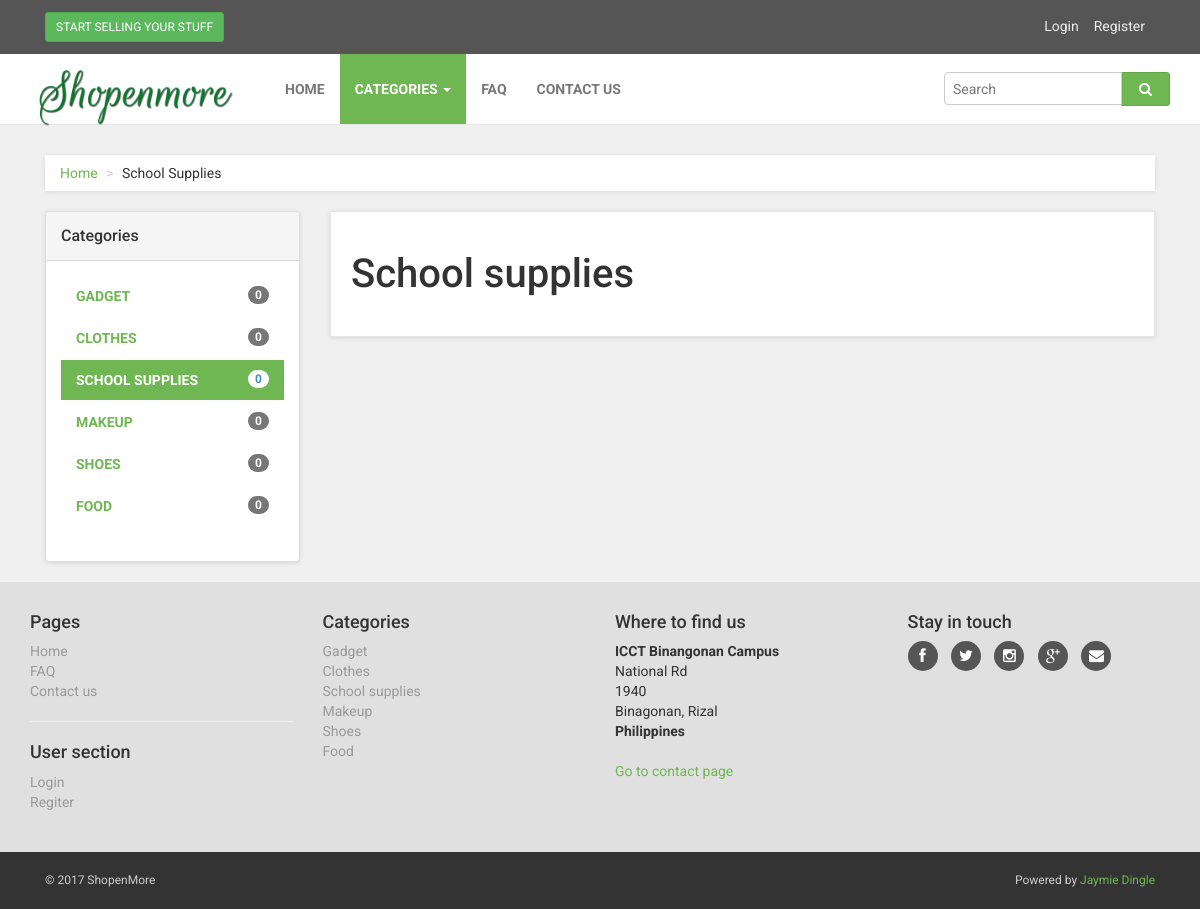
Screenshot of /category.php?id=3 with the database file from the repository.
### tables this page shows
CREATE TABLE `tb_item_category` (
  `id` int(11) NOT NULL,
  `name` varchar(100) NOT NULL,
  `theme` text NOT NULL,
  `image_url` text NOT NULL,
  `is_active` tinyint(1) NOT NULL DEFAULT '1'
);

CREATE TABLE `tb_site_info` (
  `id` int(11) NOT NULL,
  `title` varchar(50) NOT NULL,
  `tagline` text NOT NULL
);

### libs/meekrodb.2.3.class.php (called while the page is built, shortened)
<?php
class DB {
  protected static $mdb = null;
  public static function getMDB() {
    $mdb = DB::$mdb;
    if ($mdb === null) {
      $mdb = DB::$mdb = new MeekroDB();
    }
    $db_class_vars = get_class_vars('DB');
    return $mdb;
  }
  public static function query() { $args = func_get_args(); return call_user_func_array(array(DB::getMDB(), 'query'), $args); }
  public static function queryFirstRow() { $args = func_get_args(); return call_user_func_array(array(DB::getMDB(), 'queryFirstRow'), $args); }
  public static function count() { $args = func_get_args(); return call_user_func_array(array(DB::getMDB(), 'count'), $args); }
}
class MeekroDB {
  public $dbName = '';
  public $user = '';
  public $password = '';
  public $host = 'localhost';
  public $port = null;
  public $encoding = 'latin1';
  public $param_char = '%';
  public $named_param_seperator = '_';
  public $connect_options = array(MYSQLI_OPT_CONNECT_TIMEOUT => 30);
  public $internal_mysql = null;
  public $num_rows = 0;
  public function __construct($host=null, $user=null, $password=null, $dbName=null, $port=null, $encoding=null) {
    if ($host === null) $host = DB::$host;
    if ($user === null) $user = DB::$user;
    if ($password === null) $password = DB::$password;
    if ($dbName === null) $dbName = DB::$dbName;
    if ($port === null) $port = DB::$port;
    if ($encoding === null) $encoding = DB::$encoding;
    $this->host = $host;
    $this->user = $user;
    $this->password = $password;
    $this->dbName = $dbName;
    $this->port = $port;
    $this->encoding = $encoding;
  }
  public function get() {
    $mysql = $this->internal_mysql;
    if (!($mysql instanceof MySQLi)) {
      if (! $this->port) $this->port = ini_get('mysqli.default_port');
      $mysql = new mysqli();
      foreach ($this->connect_options as $key => $value) {
        $mysql->options($key, $value);
      }
      $mysql->set_charset($this->encoding);
      $this->internal_mysql = $mysql;
    }
    return $mysql;
  }
  public function count() { $args = func_get_args(); return call_user_func_array(array($this, 'numRows'), $args); }
  public function numRows() { return $this->num_rows; }
  protected function preparseQueryParams() {
    $args = func_get_args();
    $sql = trim(strval(array_shift($args)));
    $args_all = $args;
    if (count($args_all) == 0) return array($sql);
    $param_char_length = strlen($this->param_char);
    $named_seperator_length = strlen($this->named_param_seperator);
    $types = array(
      $this->param_char . 'll',
      $this->param_char . 'ls',
      $this->param_char . 'l',
      $this->param_char . 'li',
      $this->param_char . 'ld',
      $this->param_char . 'lb',
      $this->param_char . 'lt',
      $this->param_char . 's',
      $this->param_char . 'i',
      $this->param_char . 'd',
      $this->param_char . 'b',
      $this->param_char . 't',
      $this->param_char . '?',
      $this->param_char . 'ss'
    );
    $posList = array();
    foreach ($types as $type) {
      $lastPos = 0;
      while (($pos = strpos($sql, $type, $lastPos)) !== false) {
        $lastPos = $pos + 1;
        $posList[$pos] = $type;
      }
    }
    ksort($posList);
    $chunkyQuery = array();
    $pos_adj = 0;
    foreach ($posList as $pos => $type) {
      $type = substr($type, $param_char_length);
      $length_type = strlen($type) + $param_char_length;
      $new_pos = $pos + $pos_adj;
      $new_pos_back = $new_pos + $length_type;
      $arg_number_length = 0;
      if ($arg_number_length = strspn($sql, '0123456789', $new_pos_back)) {
        $arg_number = substr($sql, $new_pos_back, $arg_number_length);
        if (! array_key_exists($arg_number, $args_all)) $this->nonSQLError("Non existent argument reference (arg $arg_number): $sql");
        $arg = $args_all[$arg_number];
      } else {
        $arg = array_shift($args);
      }
      if ($new_pos > 0) $chunkyQuery[] = substr($sql, 0, $new_pos);
      if (is_object($arg) && ($arg instanceof WhereClause)) {
        list($clause_sql, $clause_args) = $arg->textAndArgs();
        array_unshift($clause_args, $clause_sql);
        $preparsed_sql = call_user_func_array(array($this, 'preparseQueryParams'), $clause_args);
        $chunkyQuery = array_merge($chunkyQuery, $preparsed_sql);
      } else {
        $chunkyQuery[] = array('type' => $type, 'value' => $arg);
      }
      $sql = substr($sql, $new_pos_back + $arg_number_length);
      $pos_adj -= $new_pos_back + $arg_number_length;
    }
    return $chunkyQuery;
  }
  protected function escape($str) { return "'" . $this->get()->real_escape_string(strval($str)) . "'"; }
  protected function parseQueryParams() {
    $args = func_get_args();
    $chunkyQuery = call_user_func_array(array($this, 'preparseQueryParams'), $args);
    $query = '';
    $array_types = array('ls', 'li', 'ld', 'lb', 'll', 'lt');
    foreach ($chunkyQuery as $chunk) {
      if (is_string($chunk)) {
        $query .= $chunk;
        continue;
      }
      $type = $chunk['type'];
      $arg = $chunk['value'];
      $result = '';
      if ($type != '?') {
        $is_array_type = in_array($type, $array_types, true);
      }
      if ($type == 's') $result = $this->escape($arg);
      $query .= $result;
    }
    return $query;
  }
  protected function prependCall($function, $args, $prepend) { array_unshift($args, $prepend); return call_user_func_array($function, $args); }
  public function query() { $args = func_get_args(); return $this->prependCall(array($this, 'queryHelper'), $args, 'assoc'); }
  protected function queryHelper() {
    $args = func_get_args();
    $type = array_shift($args);
    $db = $this->get();
    $is_buffered = true;
    $row_type = 'assoc';
    $full_names = false;
    $sql = call_user_func_array(array($this, 'parseQueryParams'), $args);
    $result = $db->query($sql, $is_buffered ? MYSQLI_STORE_RESULT : MYSQLI_USE_RESULT);
    if ($is_buffered && ($result instanceof MySQLi_Result)) $this->num_rows = $result->num_rows;
    else $this->num_rows = null;
    $return = array();
    while ($row = ($row_type == 'assoc' ? $result->fetch_assoc() : $result->fetch_row())) {
      $return[] = $row;
    }
    return $return;
  }
  public function queryFirstRow() {
    $args = func_get_args();
    $result = call_user_func_array(array($this, 'query'), $args);
    return reset($result);
  }
}
?>

### category.php (the view, shortened to what this page needs)
<?php include('includes/header.php'); ?>
<?php include('includes/top-bar.php'); ?>
<?php include('includes/nav-bar.php'); ?>
<?php
 $get_category_id = isset($_GET['id']) ?  $_GET['id'] : 'No Category set';
$category = DB::queryFirstRow("SELECT * FROM tb_item_category WHERE id=%s", $get_category_id);
?>
    <div id="all">
        <div id="content">
            <div class="container">
                <div class="col-md-12">
                    <ul class="breadcrumb">
                        <li><a href="index.php">Home</a>
                        </li>
                        <li><?php echo ucwords($category['name']); ?></li>
                    </ul>
                </div>
                <?php include('includes/sidemenu.php'); ?>
                <div class="col-md-9">
                    <div class="box">
                        <h1><?php echo $category['name']; ?></h1>
                    </div>
                </div>
            </div>
        </div>
 <?php include('includes/footer.php'); ?>

### includes/sidemenu.php (shortened to what this page needs)
 <div class="col-md-3">
    <div class="panel panel-default sidebar-menu">
        <div class="panel-heading">
            <h3 class="panel-title">Categories</h3>
        </div>
        <div class="panel-body">
            <ul class="nav nav-pills nav-stacked category-menu">
                 <?php foreach($item_categories as $key=>$cat){ ?>
                 <?php
                    $counter = DB::count();
                 ?>
                <li class="category_<?php echo $cat['id']; ?>">
                    <a href="category.php?id=<?php echo $cat['id']; ?>"> <span class="badge pull-right"><?php echo $counter; ?></span> <?php echo $cat['name']; ?> </a>
                </li>
                <?php } ?>
            </ul>
        </div>
    </div>
</div>

### includes/footer.php (shortened to what this page needs)
        <div id="footer" data-animate="fadeInUp">
            <div class="container">
                <div class="row">
                    <div class="col-md-3 col-sm-6">
                        <h4>Pages</h4>
                        <ul>
                            <li><a href="text.html">Home</a>
                            </li>
                            <li><a href="faq.php">FAQ</a>
                            </li>
                            <li><a href="contact.php">Contact us</a>
                            </li>
                        </ul>
                        <hr>
                        <h4>User section</h4>
                        <ul>
                            <li><a href="#" data-toggle="modal" data-target="#login-modal">Login</a>
                            </li>
                            <li><a href="register.php">Regiter</a>
                            </li>
                        </ul>
                    </div>
                    <div class="col-md-3 col-sm-6">
                        <h4>Categories</h4>
                        <ul>
                            <?php foreach($item_categories as $key=>$category){ ?>
                            <li><a href="category.php?id=<?php echo $category['id']; ?>"><?php echo $category['name']; ?></a>
                            </li>
                            <?php } ?>
                        </ul>
                    </div>
                    <div class="col-md-3 col-sm-6">
                        <h4>Where to find us</h4>
                        <p><strong>ICCT Binangonan Campus</strong>
                            <br>National Rd
                            <br>1940
                            <br>Binagonan, Rizal
                            <br>
                            <strong>Philippines</strong>
                        </p>
                        <a href="contact.php">Go to contact page</a>
                    </div>
                    <div class="col-md-3 col-sm-6">
                        <h4>Stay in touch</h4>
                        <p class="social">
                            <a href="https://www.facebook.com/SenMofficial/" class="facebook external" data-animate-hover="shake"><i class="fa fa-facebook"></i></a>
                            <a href="#" class="twitter external" data-animate-hover="shake"><i class="fa fa-twitter"></i></a>
                            <a href="#" class="instagram external" data-animate-hover="shake"><i class="fa fa-instagram"></i></a>
                            <a href="#" class="gplus external" data-animate-hover="shake"><i class="fa fa-google-plus"></i></a>
                            <a href="#" class="email external" data-animate-hover="shake"><i class="fa fa-envelope"></i></a>
                        </p>
                    </div>
                </div>
            </div>
        </div>
        <div id="copyright">
            <div class="container">
                <div class="col-md-6">
                    <p class="pull-left">© <?php echo date('Y'); ?> <?php echo $site_data['title']; ?></p>
                </div>
                <div class="col-md-6">
                    <p class="pull-right">Powered by <a href="https://www.linkedin.com/in/jaymie-dingle-946aa3111/" target="_blank">Jaymie Dingle</a>
                    </p>
                </div>
            </div>
        </div>
    </div>
</body>
</html>

### css/style.green.css (style rules this page uses)
a, button { -webkit-transition: all 0.2s ease-out; -moz-transition: all 0.2s ease-out; transition: all 0.2s ease-out; }
a i.fa, button i.fa { margin: 0 5px; }
h1 { font-weight: 700; font-size: 40px; }
.breadcrumb { -webkit-box-shadow: 0 1px 5px rgba(0, 0, 0, 0.1); box-shadow: 0 1px 5px rgba(0, 0, 0, 0.1); }
.box { background: #fff; margin: 0 0 30px; border: solid 1px #e6e6e6; -webkit-box-sizing: border-box; -moz-box-sizing: border-box; box-sizing: border-box; padding: 20px; -webkit-box-shadow: 0 1px 5px rgba(0, 0, 0, 0.1); box-shadow: 0 1px 5px rgba(0, 0, 0, 0.1); }
#content .panel.sidebar-menu { -webkit-box-sizing: border-box; -moz-box-sizing: border-box; box-sizing: border-box; -webkit-box-shadow: 0 1px 5px rgba(0, 0, 0, 0.1); box-shadow: 0 1px 5px rgba(0, 0, 0, 0.1); }
#content .panel.sidebar-menu h3 { padding: 5px 0; margin: 0; }
#content .panel.sidebar-menu ul.nav.category-menu { margin-bottom: 20px; }
#content .panel.sidebar-menu ul.nav.category-menu li a { text-transform: uppercase; font-weight: bold; }
#footer { background: #e0e0e0; padding: 20px 0; }
#footer ul { padding-left: 0; list-style: none; }
#footer ul a { color: #999999; }
#footer .social { text-align: left; }
#footer .social a { margin: 0 10px 0 0; color: #fff; display: inline-block; width: 30px; height: 30px; border-radius: 15px; line-height: 26px; font-size: 15px; text-align: center; -webkit-transition: all 0.2s ease-out; -moz-transition: all 0.2s ease-out; transition: all 0.2s ease-out; vertical-align: bottom; background-color: #555555; }
#footer .social a i { vertical-align: bottom; line-height: 30px; }
#copyright { background: #333; color: #ccc; padding: 20px 0; font-size: 12px; }
#copyright p { margin: 0; }
.nav { margin-bottom: 0; padding-left: 0; list-style: none; }
.nav > li > a { padding: 10px 15px; }
.nav-pills > li > a { border-radius: 0; }
.nav-pills > li.active > a, .nav-pills > li.active > a:hover, .nav-pills > li.active > a:focus { color: #ffffff; background-color: #6eb752; }
body { font-family: "Roboto", Helvetica, Arial, sans-serif; font-size: 14px; line-height: 1.42857143; color: #333333; background-color: #f0f0f0; }
a { color: #6eb752; text-decoration: none; }
hr { margin-top: 20px; margin-bottom: 20px; border: 0; border-top: 1px solid #eeeeee; }
.breadcrumb { padding: 8px 15px; margin-bottom: 20px; background-color: #ffffff; border-radius: 0; }
.breadcrumb > li + li:before { content: ">\00a0"; color: #cccccc; }
h1, h2, h3, h4, h5, h6, .h1, .h2, .h3, .h4, .h5, .h6 { font-family: inherit; font-weight: 500; line-height: 1.1; color: inherit; }
h1, .h1, h2, .h2, h3, .h3 { margin-top: 20px; margin-bottom: 20px; }
p, ul, ol { margin: 0 0 20px; }

### rows the page displays
tb_item_category: name "School Supplies", counter "0", name "SCHOOL SUPPLIES", name "School supplies"
tb_item_category: counter "0", name "GADGET", name "Gadget"
tb_item_category: counter "0", name "CLOTHES", name "Clothes"
tb_item_category: counter "0", name "MAKEUP", name "Makeup"
tb_item_category: counter "0", name "SHOES", name "Shoes"
tb_item_category: counter "0", name "FOOD", name "Food"
tb_site_info: title "ShopenMore"
